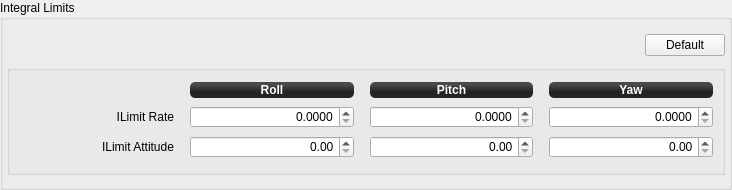
              <widget class="QGroupBox" name="groupBox_5">
               <property name="sizePolicy">
                <sizepolicy hsizetype="Preferred" vsizetype="Preferred">
                 <horstretch>0</horstretch>
                 <verstretch>0</verstretch>
                </sizepolicy>
               </property>
               <property name="minimumSize">
                <size>
                 <width>0</width>
                 <height>0</height>
                </size>
               </property>
               <property name="title">
                <string>Integral Limits</string>
               </property>
               <layout class="QGridLayout" name="gridLayout_9">
                <property name="leftMargin">
                 <number>4</number>
                </property>
                <property name="topMargin">
                 <number>12</number>
                </property>
                <property name="rightMargin">
                 <number>4</number>
                </property>
                <property name="bottomMargin">
                 <number>12</number>
                </property>
                <property name="horizontalSpacing">
                 <number>6</number>
                </property>
                <item row="2" column="0" colspan="2">
                 <widget class="QGroupBox" name="groupBox_10">
                  <property name="minimumSize">
                   <size>
                    <width>0</width>
                    <height>110</height>
                   </size>
                  </property>
                  <property name="title">
                   <string/>
                  </property>
                  <property name="flat">
                   <bool>false</bool>
                  </property>
                  <layout class="QGridLayout" name="gridLayout_8" columnstretch="0,0,0,0,0,0,0">
                   <property name="leftMargin">
                    <number>0</number>
                   </property>
                   <property name="topMargin">
                    <number>9</number>
                   </property>
                   <property name="rightMargin">
                    <number>9</number>
                   </property>
                   <property name="bottomMargin">
                    <number>9</number>
                   </property>
                   <item row="0" column="4">
                    <widget class="QLabel" name="label_36">
                     <property name="sizePolicy">
                      <sizepolicy hsizetype="Preferred" vsizetype="Fixed">
                       <horstretch>0</horstretch>
                       <verstretch>0</verstretch>
                      </sizepolicy>
                     </property>
                     <property name="minimumSize">
                      <size>
                       <width>0</width>
                       <height>16</height>
                      </size>
                     </property>
                     <property name="font">
                      <font>
                       <weight>75</weight>
                       <bold>true</bold>
                      </font>
                     </property>
                     <property name="autoFillBackground">
                      <bool>false</bool>
                     </property>
                     <property name="styleSheet">
                      <string notr="true">background-color: qlineargradient(spread:reflect, x1:0.507, y1:0, x2:0.507, y2:0.772, stop:0.208955 rgba(74, 74, 74, 255), stop:0.78607 rgba(36, 36, 36, 255));
color: rgb(255, 255, 255);
border-radius: 5;</string>
                     </property>
                     <property name="text">
                      <string>Pitch</string>
                     </property>
                     <property name="alignment">
                      <set>Qt::AlignCenter</set>
                     </property>
                    </widget>
                   </item>
                   <item row="1" column="6">
                    <widget class="QDoubleSpinBox" name="RateYawILimit">
                     <property name="sizePolicy">
                      <sizepolicy hsizetype="Preferred" vsizetype="Fixed">
                       <horstretch>0</horstretch>
                       <verstretch>0</verstretch>
                      </sizepolicy>
                     </property>
                     <property name="minimumSize">
                      <size>
                       <width>103</width>
                       <height>22</height>
                      </size>
                     </property>
                     <property name="maximumSize">
                      <size>
                       <width>16777215</width>
                       <height>22</height>
                      </size>
                     </property>
                     <property name="focusPolicy">
                      <enum>Qt::StrongFocus</enum>
                     </property>
                     <property name="toolTip">
                      <string/>
                     </property>
                     <property name="styleSheet">
                      <string notr="true"/>
                     </property>
                     <property name="alignment">
                      <set>Qt::AlignRight|Qt::AlignTrailing|Qt::AlignVCenter</set>
                     </property>
                     <property name="decimals">
                      <number>4</number>
                     </property>
                     <property name="maximum">
                      <double>1.000000000000000</double>
                     </property>
                     <property name="singleStep">
                      <double>0.001000000000000</double>
                     </property>
                     <property name="objrelation" stdset="0">
                      <stringlist notr="true">
                       <string>objname:StabilizationSettings</string>
                       <string>fieldname:YawRatePID</string>
                       <string>element:ILimit</string>
                       <string>haslimits:no</string>
                       <string>scale:1</string>
                       <string>buttongroup:13</string>
                      </stringlist>
                     </property>
                    </widget>
                   </item>
                   <item row="0" column="6">
                    <widget class="QLabel" name="label_45">
                     <property name="sizePolicy">
                      <sizepolicy hsizetype="Preferred" vsizetype="Fixed">
                       <horstretch>0</horstretch>
                       <verstretch>0</verstretch>
                      </sizepolicy>
                     </property>
                     <property name="minimumSize">
                      <size>
                       <width>0</width>
                       <height>16</height>
                      </size>
                     </property>
                     <property name="font">
                      <font>
                       <weight>75</weight>
                       <bold>true</bold>
                      </font>
                     </property>
                     <property name="autoFillBackground">
                      <bool>false</bool>
                     </property>
                     <property name="styleSheet">
                      <string notr="true">background-color: qlineargradient(spread:reflect, x1:0.507, y1:0, x2:0.507, y2:0.772, stop:0.208955 rgba(74, 74, 74, 255), stop:0.78607 rgba(36, 36, 36, 255));
color: rgb(255, 255, 255);
border-radius: 5;</string>
                     </property>
                     <property name="text">
                      <string>Yaw</string>
                     </property>
                     <property name="alignment">
                      <set>Qt::AlignCenter</set>
                     </property>
                    </widget>
                   </item>
                   <item row="2" column="6">
                    <widget class="QDoubleSpinBox" name="AttitudeYawILimit">
                     <property name="sizePolicy">
                      <sizepolicy hsizetype="Preferred" vsizetype="Fixed">
                       <horstretch>0</horstretch>
                       <verstretch>0</verstretch>
                      </sizepolicy>
                     </property>
                     <property name="minimumSize">
                      <size>
                       <width>0</width>
                       <height>22</height>
                      </size>
                     </property>
                     <property name="maximumSize">
                      <size>
                       <width>16777215</width>
                       <height>22</height>
                      </size>
                     </property>
                     <property name="focusPolicy">
                      <enum>Qt::StrongFocus</enum>
                     </property>
                     <property name="toolTip">
                      <string/>
                     </property>
                     <property name="styleSheet">
                      <string notr="true"/>
                     </property>
                     <property name="alignment">
                      <set>Qt::AlignRight|Qt::AlignTrailing|Qt::AlignVCenter</set>
                     </property>
                     <property name="decimals">
                      <number>2</number>
                     </property>
                     <property name="singleStep">
                      <double>0.100000000000000</double>
                     </property>
                     <property name="objrelation" stdset="0">
                      <stringlist notr="true">
                       <string>objname:StabilizationSettings</string>
                       <string>fieldname:YawPI</string>
                       <string>element:ILimit</string>
                       <string>haslimits:no</string>
                       <string>scale:1</string>
                       <string>buttongroup:13</string>
                      </stringlist>
                     </property>
                    </widget>
                   </item>
                   <item row="1" column="0">
                    <widget class="QLabel" name="label_23">
                     <property name="sizePolicy">
                      <sizepolicy hsizetype="Preferred" vsizetype="Fixed">
                       <horstretch>0</horstretch>
                       <verstretch>0</verstretch>
                      </sizepolicy>
                     </property>
                     <property name="minimumSize">
                      <size>
                       <width>69</width>
                       <height>16</height>
                      </size>
                     </property>
                     <property name="maximumSize">
                      <size>
                       <width>16777215</width>
                       <height>16777215</height>
                      </size>
                     </property>
                     <property name="styleSheet">
                      <string notr="true"/>
                     </property>
                     <property name="text">
                      <string>ILimit Rate</string>
                     </property>
                     <property name="alignment">
                      <set>Qt::AlignRight|Qt::AlignTrailing|Qt::AlignVCenter</set>
                     </property>
                    </widget>
                   </item>
                   <item row="2" column="2">
                    <widget class="QDoubleSpinBox" name="AttitudeRollILimit">
                     <property name="sizePolicy">
                      <sizepolicy hsizetype="Preferred" vsizetype="Fixed">
                       <horstretch>0</horstretch>
                       <verstretch>0</verstretch>
                      </sizepolicy>
                     </property>
                     <property name="minimumSize">
                      <size>
                       <width>0</width>
                       <height>22</height>
                      </size>
                     </property>
                     <property name="maximumSize">
                      <size>
                       <width>16777215</width>
                       <height>22</height>
                      </size>
                     </property>
                     <property name="focusPolicy">
                      <enum>Qt::StrongFocus</enum>
                     </property>
                     <property name="toolTip">
                      <string/>
                     </property>
                     <property name="styleSheet">
                      <string notr="true"/>
                     </property>
                     <property name="alignment">
                      <set>Qt::AlignRight|Qt::AlignTrailing|Qt::AlignVCenter</set>
                     </property>
                     <property name="decimals">
                      <number>2</number>
                     </property>
                     <property name="singleStep">
                      <double>0.100000000000000</double>
                     </property>
                     <property name="objrelation" stdset="0">
                      <stringlist notr="true">
                       <string>objname:StabilizationSettings</string>
                       <string>fieldname:RollPI</string>
                       <string>element:ILimit</string>
                       <string>haslimits:no</string>
                       <string>scale:1</string>
                       <string>buttongroup:13</string>
                      </stringlist>
                     </property>
                    </widget>
                   </item>
                   <item row="2" column="0">
                    <widget class="QLabel" name="label_21">
                     <property name="sizePolicy">
                      <sizepolicy hsizetype="Preferred" vsizetype="Fixed">
                       <horstretch>0</horstretch>
                       <verstretch>0</verstretch>
                      </sizepolicy>
                     </property>
                     <property name="minimumSize">
                      <size>
                       <width>69</width>
                       <height>16</height>
                      </size>
                     </property>
                     <property name="maximumSize">
                      <size>
                       <width>16777215</width>
                       <height>16777215</height>
                      </size>
                     </property>
                     <property name="styleSheet">
                      <string notr="true"/>
                     </property>
                     <property name="text">
                      <string>ILimit Attitude</string>
                     </property>
                     <property name="alignment">
                      <set>Qt::AlignRight|Qt::AlignTrailing|Qt::AlignVCenter</set>
                     </property>
                    </widget>
                   </item>
                   <item row="2" column="4">
                    <widget class="QDoubleSpinBox" name="AttitudePitchILimit">
                     <property name="sizePolicy">
                      <sizepolicy hsizetype="Preferred" vsizetype="Fixed">
                       <horstretch>0</horstretch>
                       <verstretch>0</verstretch>
                      </sizepolicy>
                     </property>
                     <property name="minimumSize">
                      <size>
                       <width>0</width>
                       <height>22</height>
                      </size>
                     </property>
                     <property name="maximumSize">
                      <size>
                       <width>16777215</width>
                       <height>22</height>
                      </size>
                     </property>
                     <property name="focusPolicy">
                      <enum>Qt::StrongFocus</enum>
                     </property>
                     <property name="styleSheet">
                      <string notr="true"/>
                     </property>
                     <property name="alignment">
                      <set>Qt::AlignRight|Qt::AlignTrailing|Qt::AlignVCenter</set>
                     </property>
                     <property name="decimals">
                      <number>2</number>
                     </property>
                     <property name="singleStep">
                      <double>0.100000000000000</double>
                     </property>
                     <property name="objrelation" stdset="0">
                      <stringlist notr="true">
                       <string>objname:StabilizationSettings</string>
                       <string>fieldname:PitchPI</string>
                       <string>element:ILimit</string>
                       <string>haslimits:no</string>
                       <string>scale:1</string>
                       <string>buttongroup:13</string>
                      </stringlist>
                     </property>
                    </widget>
                   </item>
                   <item row="0" column="0">
                    <spacer name="horizontalSpacer_38">
                     <property name="orientation">
                      <enum>Qt::Horizontal</enum>
                     </property>
                     <property name="sizeType">
                      <enum>QSizePolicy::Fixed</enum>
                     </property>
                     <property name="sizeHint" stdset="0">
                      <size>
                       <width>150</width>
                       <height>16</height>
                      </size>
                     </property>
                    </spacer>
                   </item>
                   <item row="1" column="4">
                    <widget class="QDoubleSpinBox" name="RatePitchILimit">
                     <property name="sizePolicy">
                      <sizepolicy hsizetype="Preferred" vsizetype="Fixed">
                       <horstretch>0</horstretch>
                       <verstretch>0</verstretch>
                      </sizepolicy>
                     </property>
                     <property name="minimumSize">
                      <size>
                       <width>103</width>
                       <height>22</height>
                      </size>
                     </property>
                     <property name="maximumSize">
                      <size>
                       <width>16777215</width>
                       <height>22</height>
                      </size>
                     </property>
                     <property name="focusPolicy">
                      <enum>Qt::StrongFocus</enum>
                     </property>
                     <property name="styleSheet">
                      <string notr="true"/>
                     </property>
                     <property name="alignment">
                      <set>Qt::AlignRight|Qt::AlignTrailing|Qt::AlignVCenter</set>
                     </property>
                     <property name="decimals">
                      <number>4</number>
                     </property>
                     <property name="maximum">
                      <double>1.000000000000000</double>
                     </property>
                     <property name="singleStep">
                      <double>0.001000000000000</double>
                     </property>
                     <property name="objrelation" stdset="0">
                      <stringlist notr="true">
                       <string>objname:StabilizationSettings</string>
                       <string>fieldname:PitchRatePID</string>
                       <string>element:ILimit</string>
                       <string>haslimits:no</string>
                       <string>scale:1</string>
                       <string>buttongroup:13</string>
                      </stringlist>
                     </property>
                    </widget>
                   </item>
                   <item row="1" column="2">
                    <widget class="QDoubleSpinBox" name="RateRollILimit">
                     <property name="sizePolicy">
                      <sizepolicy hsizetype="Preferred" vsizetype="Fixed">
                       <horstretch>0</horstretch>
                       <verstretch>0</verstretch>
                      </sizepolicy>
                     </property>
                     <property name="minimumSize">
                      <size>
                       <width>103</width>
                       <height>22</height>
                      </size>
                     </property>
                     <property name="maximumSize">
                      <size>
                       <width>16777215</width>
                       <height>22</height>
                      </size>
                     </property>
                     <property name="focusPolicy">
                      <enum>Qt::StrongFocus</enum>
                     </property>
                     <property name="toolTip">
                      <string/>
                     </property>
                     <property name="styleSheet">
                      <string notr="true"/>
                     </property>
                     <property name="alignment">
                      <set>Qt::AlignRight|Qt::AlignTrailing|Qt::AlignVCenter</set>
                     </property>
                     <property name="decimals">
                      <number>4</number>
                     </property>
                     <property name="maximum">
                      <double>1.000000000000000</double>
                     </property>
                     <property name="singleStep">
                      <double>0.001000000000000</double>
                     </property>
                     <property name="objrelation" stdset="0">
                      <stringlist notr="true">
                       <string>objname:StabilizationSettings</string>
                       <string>fieldname:RollRatePID</string>
                       <string>element:ILimit</string>
                       <string>haslimits:no</string>
                       <string>scale:1</string>
                       <string>buttongroup:13</string>
                      </stringlist>
                     </property>
                    </widget>
                   </item>
                   <item row="0" column="2">
                    <widget class="QLabel" name="label_35">
                     <property name="sizePolicy">
                      <sizepolicy hsizetype="Preferred" vsizetype="Fixed">
                       <horstretch>0</horstretch>
                       <verstretch>0</verstretch>
                      </sizepolicy>
                     </property>
                     <property name="minimumSize">
                      <size>
                       <width>0</width>
                       <height>16</height>
                      </size>
                     </property>
                     <property name="font">
                      <font>
                       <weight>75</weight>
                       <bold>true</bold>
                      </font>
                     </property>
                     <property name="autoFillBackground">
                      <bool>false</bool>
                     </property>
                     <property name="styleSheet">
                      <string notr="true">background-color: qlineargradient(spread:reflect, x1:0.507, y1:0, x2:0.507, y2:0.772, stop:0.208955 rgba(74, 74, 74, 255), stop:0.78607 rgba(36, 36, 36, 255));
color: rgb(255, 255, 255);
border-radius: 5;</string>
                     </property>
                     <property name="text">
                      <string>Roll</string>
                     </property>
                     <property name="alignment">
                      <set>Qt::AlignCenter</set>
                     </property>
                    </widget>
                   </item>
                   <item row="1" column="1">
                    <spacer name="horizontalSpacer_22">
                     <property name="orientation">
                      <enum>Qt::Horizontal</enum>
                     </property>
                     <property name="sizeType">
                      <enum>QSizePolicy::Fixed</enum>
                     </property>
                     <property name="sizeHint" stdset="0">
                      <size>
                       <width>10</width>
                       <height>10</height>
                      </size>
                     </property>
                    </spacer>
                   </item>
                   <item row="1" column="3">
                    <spacer name="horizontalSpacer_33">
                     <property name="orientation">
                      <enum>Qt::Horizontal</enum>
                     </property>
                     <property name="sizeType">
                      <enum>QSizePolicy::Fixed</enum>
                     </property>
                     <property name="sizeHint" stdset="0">
                      <size>
                       <width>10</width>
                       <height>10</height>
                      </size>
                     </property>
                    </spacer>
                   </item>
                   <item row="1" column="5">
                    <spacer name="horizontalSpacer_54">
                     <property name="orientation">
                      <enum>Qt::Horizontal</enum>
                     </property>
                     <property name="sizeType">
                      <enum>QSizePolicy::Fixed</enum>
                     </property>
                     <property name="sizeHint" stdset="0">
                      <size>
                       <width>10</width>
                       <height>10</height>
                      </size>
                     </property>
                    </spacer>
                   </item>
                  </layout>
                 </widget>
                </item>
                <item row="0" column="0">
                 <spacer name="horizontalSpacer_36">
                  <property name="orientation">
                   <enum>Qt::Horizontal</enum>
                  </property>
                  <property name="sizeType">
                   <enum>QSizePolicy::Preferred</enum>
                  </property>
                  <property name="sizeHint" stdset="0">
                   <size>
                    <width>632</width>
                    <height>27</height>
                   </size>
                  </property>
                 </spacer>
                </item>
                <item row="0" column="1">
                 <widget class="QPushButton" name="pushButton_9">
                  <property name="sizePolicy">
                   <sizepolicy hsizetype="Fixed" vsizetype="Fixed">
                    <horstretch>0</horstretch>
                    <verstretch>0</verstretch>
                   </sizepolicy>
                  </property>
                  <property name="minimumSize">
                   <size>
                    <width>0</width>
                    <height>0</height>
                   </size>
                  </property>
                  <property name="maximumSize">
                   <size>
                    <width>16777215</width>
                    <height>16777215</height>
                   </size>
                  </property>
                  <property name="toolTip">
                   <string>Reset all values to GCS defaults</string>
                  </property>
                  <property name="styleSheet">
                   <string notr="true"/>
                  </property>
                  <property name="text">
                   <string>Default</string>
                  </property>
                  <property name="objrelation" stdset="0">
                   <stringlist notr="true">
                    <string>objname:StabilizationSettings</string>
                    <string>button:default</string>
                    <string>buttongroup:13</string>
                   </stringlist>
                  </property>
                 </widget>
                </item>
               </layout>
              </widget>
